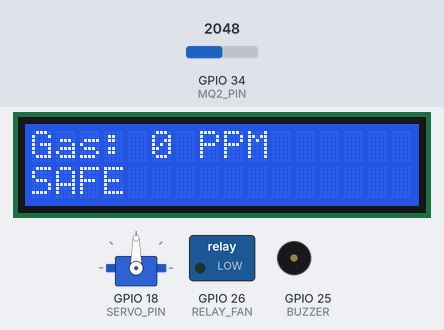
A sketch run on a simulated ESP32. On the bench: servo, 16×2 character LCD, switched loads named in the sketch (green lamp = pin HIGH), buzzer (waves = sounding, pin HIGH). The test bench sets the inputs (shaded band); at power-on: GPIO 34 (MQ2_PIN) = 2048. WiFi joins after 1.5 s; servers stay silent unless stated; uploads are accepted with an empty reply; what the sketch prints to the serial monitor is not drawn.

Above: at 7.3 s.
7.4 s: GPIO 34 (MQ2_PIN) set to 2140
At 7.9 s:
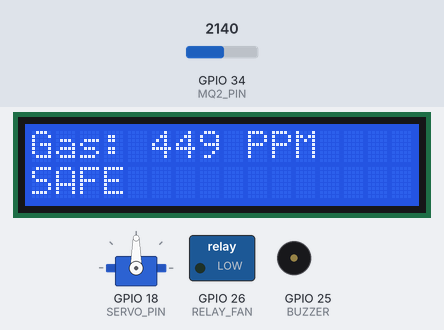
9.0 s: GPIO 34 (MQ2_PIN) set to 2207
At 10.3 s:
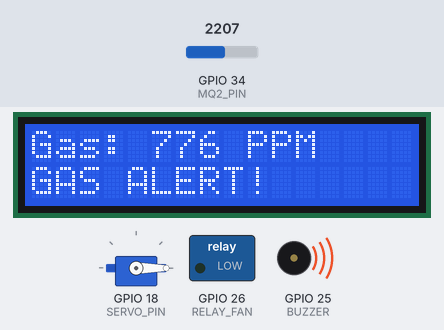
10.6 s: GPIO 34 (MQ2_PIN) set to 10
At 11.4 s:
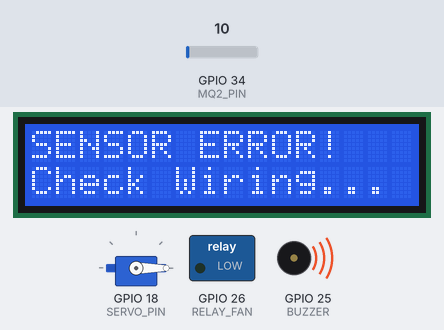
12.2 s: GPIO 34 (MQ2_PIN) set to 43
14.0 s: GPIO 34 (MQ2_PIN) set to 54
At 15.5 s:
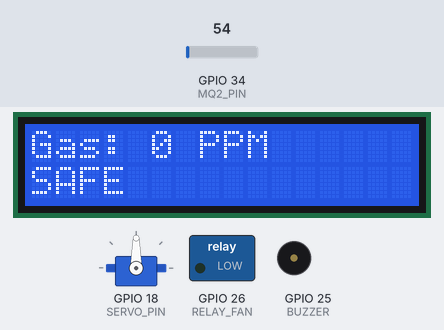
Timing chart, 0 to 17.0 s (numbered marks = the images above; inputs shaded):
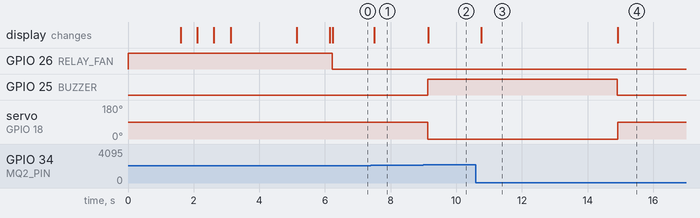

Measured:
- the behaviour switches between 2170 and 2171 on GPIO 34 (MQ2_PIN) (found by bisection; images 1 and 2)
- the behaviour switches between 49 and 50 on GPIO 34 (MQ2_PIN) (found by bisection; images 3 and 4)
- after the input at 7.4 s, the display: changes after 0.10 s (image 1)
- after the input at 9.0 s, GPIO 25 (BUZZER): LOW → HIGH after 0.13 s; servo on GPIO 18 (SERVO_PIN): 90° → 0° after 0.14 s; the display: changes after 0.14 s (image 2)
- after the input at 10.6 s, the display: changes after 0.17 s (image 3)
- after the input at 12.2 s, every drawn part: stays the same
- after the input at 14.0 s, GPIO 25 (BUZZER): HIGH → LOW after 0.91 s; servo on GPIO 18 (SERVO_PIN): 0° → 90° after 0.92 s; the display: changes after 0.93 s (image 4)

The sketch:

esp32_gas_detector.ino
```cpp
#include <Wire.h>
#include <LiquidCrystal_I2C.h>
#include <WiFi.h>
#include <HTTPClient.h>
#include <WiFiClientSecure.h>
#include <ArduinoJson.h>
#include <ESP32Servo.h>

#define MQ2_PIN 34
#define BUZZER 25
#define RELAY_FAN 26  // Chân 26 là Quạt (Relay)
#define SERVO_PIN 18  // Chân 18 là Van (Servo)

// Thông tin mạng WiFi

const char* ssid = "H";
const char* password = "88888888";

// const char* ssid = "Nha Tro Phuc An 3_5";
// const char* password = "25041992";
// URL API MÁY CHỦ CLOUD (RENDER)
const char* serverNamePost = "https://gas-station-project.onrender.com/api/esp/update";
const char* serverNameGet = "https://gas-station-project.onrender.com/api/status";

LiquidCrystal_I2C lcd(0x27, 16, 2);
Servo myServo;

unsigned long lastTime = 0;
unsigned long timerDelay = 2000;

int baseAdc = 0; // Biến lưu giá trị mặc định của cảm biến trong không khí sạch

// Biến lưu trạng thái từ Web Dashboard
bool manualBuzzerMuted = false; // Mặc định KHÔNG tắt còi khi báo động
bool manualValveOpen = true;    // Mặc định mở van khi an toàn
bool manualFanOn = true;        // Mặc định cho phép quạt chạy khi báo động

bool isDangerMode = false;

void setup() {
  Serial.begin(115200);

  pinMode(BUZZER, OUTPUT);
  pinMode(RELAY_FAN, OUTPUT);

  digitalWrite(BUZZER, LOW);      // Ban đầu tắt còi
  digitalWrite(RELAY_FAN, HIGH);  // Ban đầu tắt quạt (Relay kích mức LOW)

  myServo.attach(SERVO_PIN);

  // Khởi động mặc định mở van
  myServo.write(90);  // 90 độ là góc MỞ VAN

  Wire.begin(21, 22);

  lcd.init();
  lcd.backlight();
  lcd.setCursor(0, 0);
  lcd.print("Gas Detector");
  lcd.setCursor(0, 1);
  lcd.print("Starting...");
  delay(1500);

  lcd.clear();
  lcd.setCursor(0, 0);
  lcd.print("Connecting WiFi");
  WiFi.mode(WIFI_STA);
  WiFi.begin(ssid, password);

  int attempts = 0;
  while (WiFi.status() != WL_CONNECTED && attempts < 40) {
    delay(500);
    Serial.print(".");
    lcd.setCursor(attempts % 16, 1);
    lcd.print(".");
    attempts++;
  }

  lcd.clear();
  if (WiFi.status() == WL_CONNECTED) {
    Serial.println("\nWiFi Connected!");
    lcd.setCursor(0, 0);
    lcd.print("WiFi Connected");
  } else {
    Serial.println("\nWiFi Failed!");
    lcd.setCursor(0, 0);
    lcd.print("WiFi Failed");
    lcd.setCursor(0, 1);
    lcd.print("Running Offline");
  }
  delay(2000);

  // Hiệu chuẩn cảm biến để lấy mốc 0 trong không khí sạch
  lcd.clear();
  lcd.setCursor(0, 0);
  lcd.print("Calibrating MQ2");
  long sumCalib = 0;
  for (int i = 0; i < 50; i++) {
    sumCalib += analogRead(MQ2_PIN);
    delay(20);
  }
  baseAdc = sumCalib / 50;

  lcd.clear();
}

void loop() {
  // Lọc nhiễu: Đọc cảm biến 10 lần và lấy trung bình để tránh tình trạng nhảy số liên tục
  long sum = 0;
  for (int i = 0; i < 10; i++) {
    sum += analogRead(MQ2_PIN);
    delay(5);
  }
  int adcValue = sum / 10;

  // --- CHẨN ĐOÁN LỖI PHẦN CỨNG (Hư cảm biến, đứt dây, lỏng nguồn) ---
  // Cảm biến MQ-2 bình thường luôn duy trì một mức điện áp nền.
  // Nếu tín hiệu ADC rớt xuống dưới 50, chắc chắn 100% cảm biến đã bị đứt dây A0 hoặc mất nguồn lõi nhiệt.
  if (adcValue < 50) {
    lcd.setCursor(0, 0);
    lcd.print("SENSOR ERROR!   ");
    lcd.setCursor(0, 1);
    lcd.print("Check Wiring... ");
    delay(2000);
    return; // Dừng chạy phần báo động bên dưới, tránh báo động giả
  }

  // Trừ đi điện áp nền để bắt đầu từ 0
  int realAdc = adcValue - baseAdc;
  if (realAdc < 0) realAdc = 0; // Không cho số âm

  int ppmValue = map(realAdc, 0, 4095 - baseAdc, 0, 10000);

  // Khử nhiễu dư âm (Deadzone):
  // Hạ xuống mức 50 để vẫn phát hiện được rò rỉ nhẹ,
  // đổi lại khi test xong bạn phải chờ vài phút để số từ từ hạ hẳn về 0.
  if (ppmValue < 50) {
    ppmValue = 0;
  }

  lcd.setCursor(0, 0);
  lcd.print("Gas: ");
  lcd.print(ppmValue);
  lcd.print(" PPM   ");

  // --- CẬP NHẬT NGƯỠNG NGUY HIỂM (600 PPM) ---
  if (ppmValue >= 600) {
    isDangerMode = true;
  } else if (ppmValue < 500) {
    isDangerMode = false;
  }

  // --- 1. VAN KHÓA GAS ---
  if (isDangerMode) {
    myServo.write(0);  // 0 ĐỘ = ĐÓNG VAN KHẨN CẤP (Bảo vệ an toàn dù có mạng hay không)
  } else {
    if (manualValveOpen) {
      myServo.write(90);  // 90 ĐỘ = MỞ VAN (Khi an toàn)
    } else {
      myServo.write(0);   // ĐÓNG VAN (Theo lệnh từ Dashboard)
    }
  }

  // --- 2. QUẠT HÚT KHÍ (Relay kích mức LOW = BẬT) ---
  if (isDangerMode) {
    // Khi NGUY HIỂM: Luôn BẬT quạt hút khí gas khẩn cấp
    // Chỉ tắt nếu nhận lệnh chủ động tắt từ Dashboard
    if (manualFanOn == false) {
      digitalWrite(RELAY_FAN, HIGH); // Nhận lệnh tắt cưỡng bức từ web
    } else {
      digitalWrite(RELAY_FAN, LOW);  // TỰ ĐỘNG BẬT QUẠT HÚT KHÍ GAS
    }
  } else {
    // Chế độ AN TOÀN: Bật/tắt theo điều khiển Dashboard
    if (manualFanOn) {
      digitalWrite(RELAY_FAN, LOW);
    } else {
      digitalWrite(RELAY_FAN, HIGH);
    }
  }

  // --- 3. CÒI BÁO ĐỘNG (BUZZER: HIGH = KÊU, LOW = TẮT) ---
  if (isDangerMode) {
    // Khi NGUY HIỂM: Luôn HÚ CÒI báo động
    // Chỉ tắt tiếng nếu người dùng bấm nút tắt chuông (Mute) từ Dashboard
    if (manualBuzzerMuted == true) {
      digitalWrite(BUZZER, LOW);  // Tạm tắt tiếng chuông từ web
    } else {
      digitalWrite(BUZZER, HIGH); // TỰ ĐỘNG HÚ CÒI BÁO ĐỘNG
    }
  } else {
    // Chế độ AN TOÀN: Tắt còi
    digitalWrite(BUZZER, LOW);
  }

  // --- 4. MÀN HÌNH LCD ---
  if (isDangerMode) {
    lcd.setCursor(0, 1);
    lcd.print("GAS ALERT!     ");
  } else {
    lcd.setCursor(0, 1);
    lcd.print("SAFE           ");
  }

  // =========================================================================
  // [PHẦN 2] GIAO TIẾP MÁY CHỦ (PHẦN BỊ BẠN XÓA MẤT)
  // BẮT BUỘC PHẢI GIỮ LẠI ĐỂ DASHBOARD NHẬN ĐƯỢC DATA
  // =========================================================================
  if ((millis() - lastTime) > timerDelay) {
    if (WiFi.status() == WL_CONNECTED) {
      WiFiClientSecure client;
      client.setInsecure(); // Rất quan trọng khi gửi request HTTPS lên Vercel
      HTTPClient http;

      // Vừa Gửi nồng độ lên, vừa Nhận luôn lệnh từ Server trả về qua POST
      http.begin(client, serverNamePost);
      http.addHeader("Content-Type", "application/json");
      String httpRequestData = "{\"ppm\":" + String(ppmValue) + "}";

      int httpResponseCode = http.POST(httpRequestData);

      if (httpResponseCode > 0) {
        String payload = http.getString();

        // Vì gói tin POST trả về rất nhẹ (không chứa biểu đồ), 512 byte là đủ
        DynamicJsonDocument doc(512);
        DeserializationError error = deserializeJson(doc, payload);

        if (!error) {
          manualBuzzerMuted = doc["isBuzzerMuted"];
          manualValveOpen = doc["isOpen"];
          manualFanOn = doc["isOn"];
        } else {
          Serial.println("Lỗi phân tích JSON: Bị tràn bộ nhớ hoặc sai định dạng");
        }
      } else {
        Serial.print("Lỗi POST HTTP: ");
        Serial.println(httpResponseCode);
      }
      http.end();
    }
    lastTime = millis();
  }

  delay(100);
}
```
